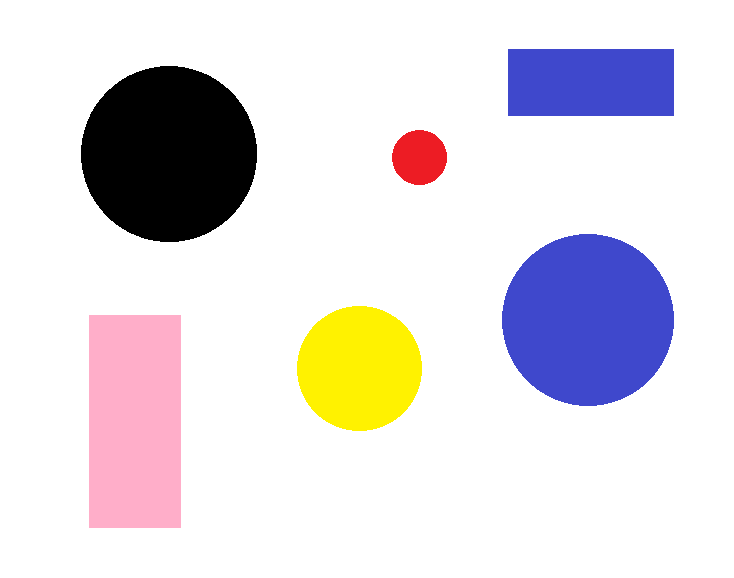
#> input picture data/oblici.png, 734 x 578 px
$ python shapeDetectionAndLineDrawing.py
#> lines starting #> are read from the running program, lines starting #| are printed output that depends on the picture; after the words box and inside, x2 and y2 are one past the last pixel; in counts of white or black regions, pixels touching at a corner belong together
""" "Shape Detection and Line Drawing"""

import cv2
import numpy as np

#Reading and Blurring the Image
img = cv2.imread("data/oblici.png")
#> img is the input picture: shape (578, 734, 3); mean B, G, R 225.2, 220.2, 224.8
img_blurred = cv2.blur(img, (3,3))

#Performing Canny Edge Detection
canny_image= cv2.Canny(img, 100 ,200)
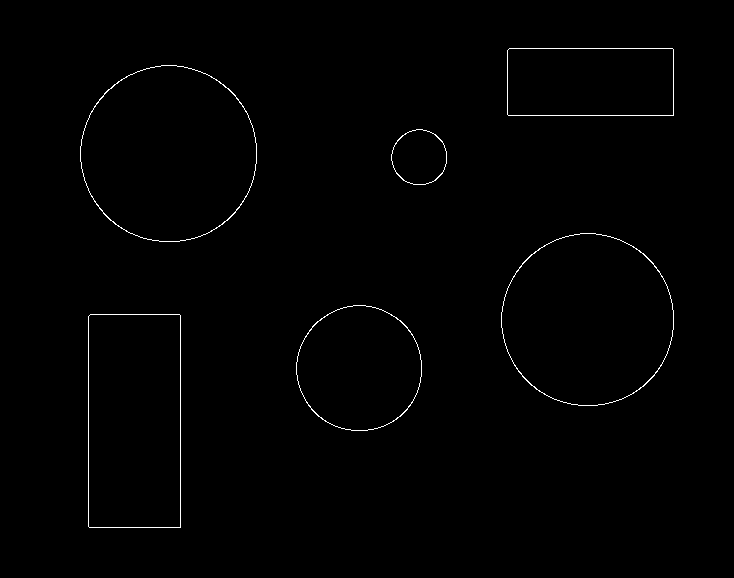
#> canny_image: shape (578, 734); 0.66% white in thin lines or dots, all inside (x1, y1, x2, y2) = (80, 48, 674, 528)

#Applying Hough Transform for Line Detection
lines=cv2.HoughLinesP(canny_image, 1, np.pi /180, 70, minLineLength=20,maxLineGap=5)
#> lines = [[88, 526, 88, 316], [180, 527, 180, 315], [509, 48, 672, 48], [508, 115, 673, 115], [89, 527, 179, 527], [673, 114, 673, 49], [90, 314, 179, 314], [507, 114, 507, 50]]
lines = lines.squeeze()

#Drawing Detected Lines on the Image
for line in lines:
    cv2.line(img,(line[0],line[1]),(line[2],line[3]),(0,0,255),thickness=2)
#> this loop made 8 passes
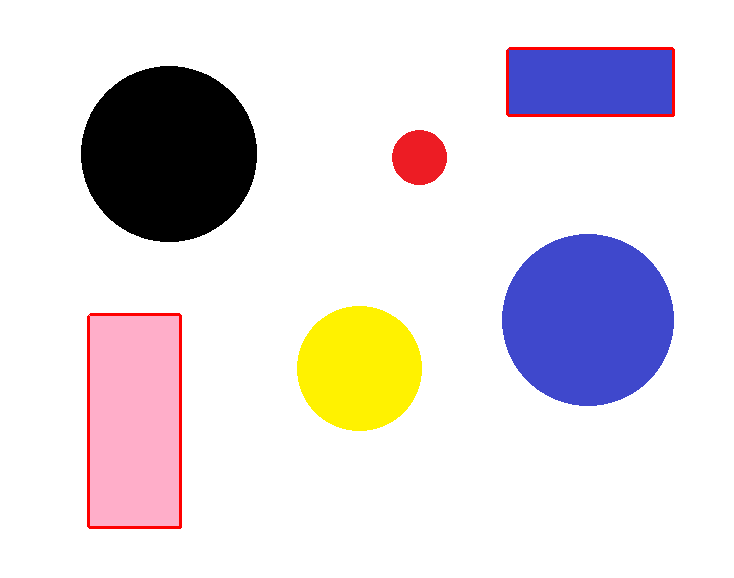
#> img: shape (578, 734, 3); 0.75% of pixels changed, all inside (x1, y1, x2, y2) = (87, 47, 675, 529)

#Drawing Detected Lines on the Image
cv2.imshow("Image",img)
cv2.waitKey()
cv2.destroyAllWindows()
